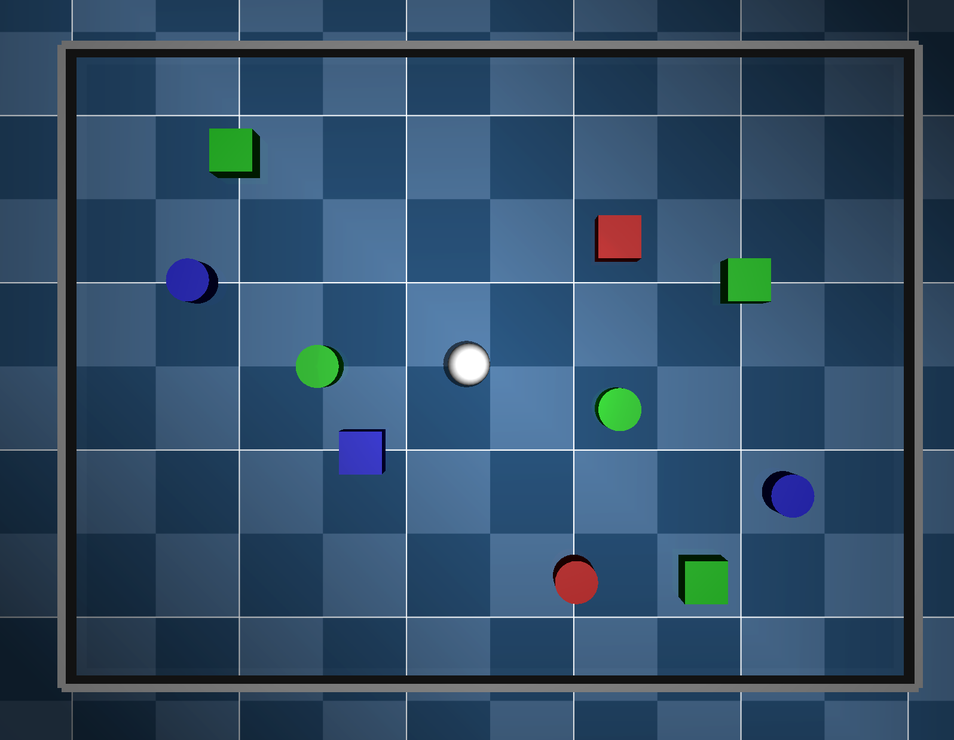
#> input picture tester.png, 954 x 740 px, shrunk from 1596 x 1238 before the run
$ python detect_green_cubes.py tester.png
#> lines starting #> are read from the running program, lines starting #| are printed output that depends on the picture; after the words box and inside, x2 and y2 are one past the last pixel; in counts of white or black regions, pixels touching at a corner belong together
# detect_green_cubes.py
import cv2
import numpy as np

# HSV range for green color (example values, adjust based on your images)
lower_green = np.array([35, 100, 100])
upper_green = np.array([85, 255, 255])

def detect_green_cubes(image_path):
    # Load image
#> called with image_path = 'tester.png'
    image = cv2.imread(image_path)
#> image is the input picture: shape (740, 954, 3); mean B, G, R 103.5, 77.4, 49.6
    hsv = cv2.cvtColor(image, cv2.COLOR_BGR2HSV)
#> hsv: shape (740, 954, 3); mean H, S, V 97.1, 137.7, 105.8

    # Create mask for green color
    mask = cv2.inRange(hsv, lower_green, upper_green)
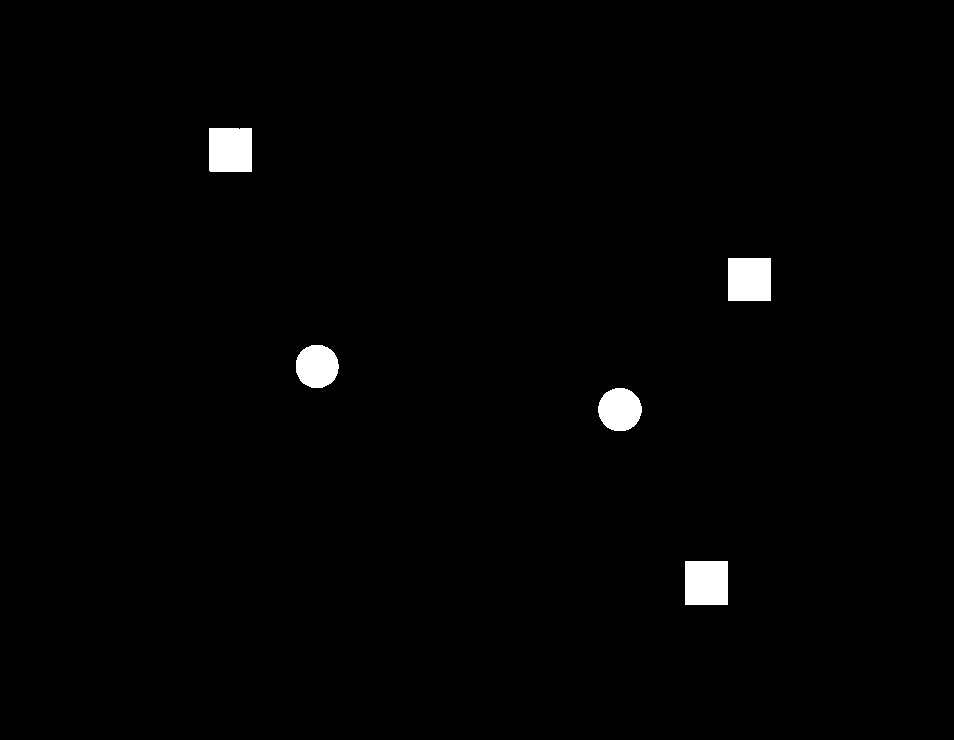
#> mask: shape (740, 954); 1.2% white; 5 white regions

    # Find contours in the mask
    contours, _ = cv2.findContours(mask, cv2.RETR_EXTERNAL, cv2.CHAIN_APPROX_SIMPLE)
#> contours = 5 contours; box (x1, y1, x2, y2) and area: (685, 561, 728, 605) 1806, (209, 128, 252, 172) 1804, (728, 258, 771, 301) 1764, (598, 388, 642, 431) 1424, (296, 345, 339, 388) 1417

    # Draw bounding boxes around detected contours
    for contour in contours:
        if cv2.contourArea(contour) > 500:  # Filter out small contours
            x, y, w, h = cv2.boundingRect(contour)
            cv2.rectangle(image, (x, y), (x + w, y + h), (0, 255, 0), 2)
#> this loop made 5 passes
#> (contour, x, y, w, h) on passes 1, 4: ([[685, 561], [685, 604], [727, 604], [727, 561]], 685, 561, 43, 44), ([[728, 258], [728, 300], [770, 300], [770, 258]], 728, 258, 43, 43)
#> (x, y, w, h) on passes 2, 3, 5: (598, 388, 44, 43), (296, 345, 43, 43), (209, 128, 43, 44)
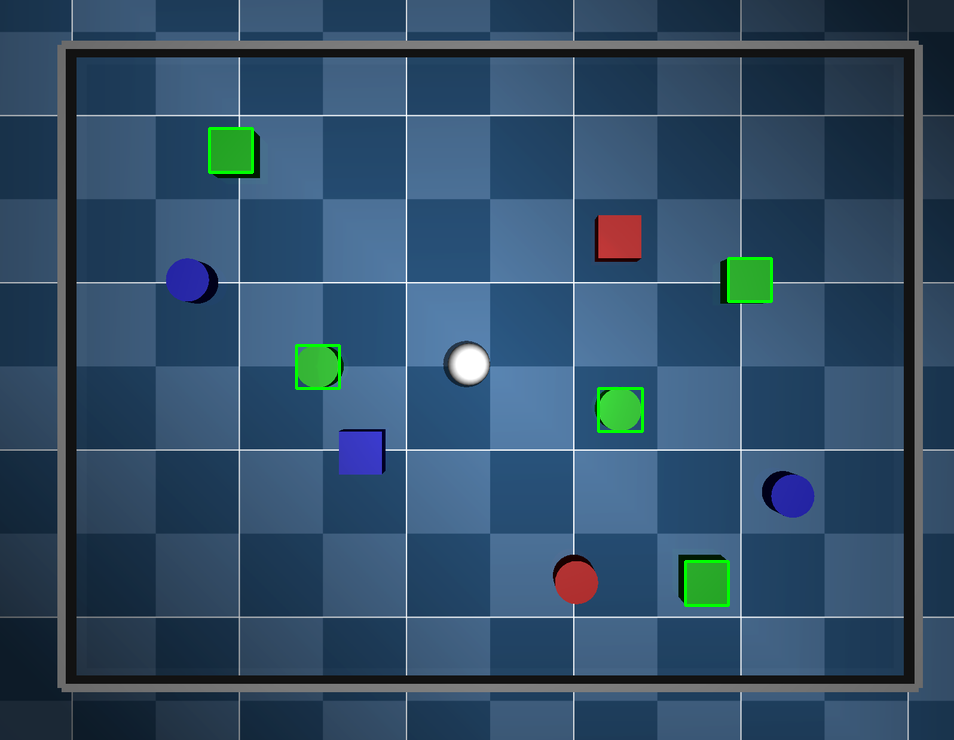
#> image: shape (740, 954, 3); 0.37% of pixels changed, all inside (x1, y1, x2, y2) = (208, 127, 773, 607)

    # Display the result
    cv2.imshow('Detected Green Cubes', image)
    cv2.waitKey(0)
    cv2.destroyAllWindows()

if __name__ == "__main__":
    import sys
    if len(sys.argv) != 2:
        print("Usage: python detect_green_cubes.py <image_path>")
    else:
        detect_green_cubes(sys.argv[1])
